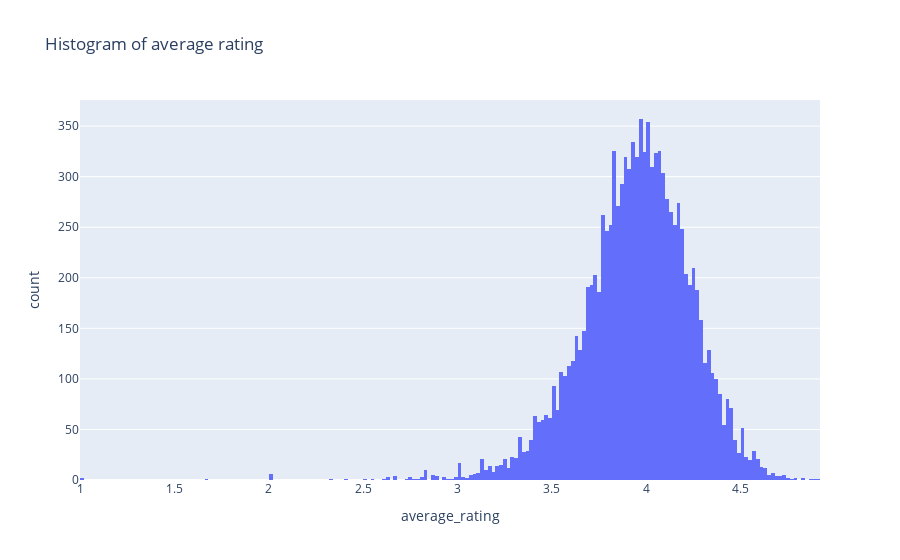

Notebook source saved alongside this figure:
### Code cell
fig = px.histogram(df, x='average_rating', title='Histogram of average rating')
fig.show()

### Figure 1 — Plotly figure (JSON) as saved in the notebook; plotly's stock layout.template omitted (floating-point values rounded to 4 significant figures; data arrays with more than 128 entries replaced by an {"elided": "..."} marker saying what was removed)
{"data": [{"alignmentgroup": "True", "bingroup": "x", "hovertemplate": "average_rating=%{x}<br>count=%{y}<extra></extra>", "legendgroup": "", "marker": {"color": "#636efa", "pattern": {"shape": ""}}, "name": "", "offsetgroup": "", "orientation": "v", "showlegend": false, "type": "histogram", "x": {"elided": "11025 float values"}, "xaxis": "x", "yaxis": "y"}], "layout": {"barmode": "relative", "legend": {"tracegroupgap": 0}, "title": {"text": "Histogram of average rating"}, "xaxis": {"anchor": "y", "domain": [0, 1], "title": {"text": "average_rating"}}, "yaxis": {"anchor": "x", "domain": [0, 1], "title": {"text": "count"}}}}
